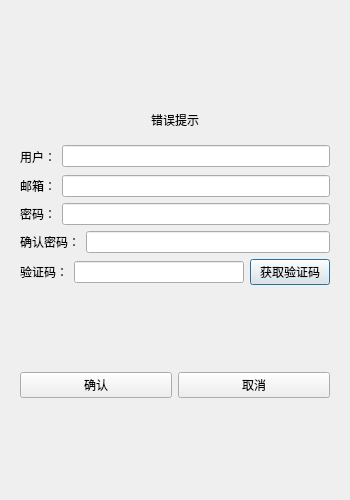
<?xml version="1.0" encoding="UTF-8"?>
<ui version="4.0">
 <class>regstDialog</class>
 <widget class="QDialog" name="regstDialog">
  <property name="geometry">
   <rect>
    <x>0</x>
    <y>0</y>
    <width>350</width>
    <height>500</height>
   </rect>
  </property>
  <property name="minimumSize">
   <size>
    <width>350</width>
    <height>500</height>
   </size>
  </property>
  <property name="maximumSize">
   <size>
    <width>350</width>
    <height>500</height>
   </size>
  </property>
  <property name="windowTitle">
   <string>Dialog</string>
  </property>
  <layout class="QVBoxLayout" name="verticalLayout_2">
   <item>
    <layout class="QVBoxLayout" name="verticalLayout">
     <item>
      <widget class="QStackedWidget" name="stackedWidget">
       <widget class="QWidget" name="page">
        <layout class="QVBoxLayout" name="verticalLayout_3">
         <item>
          <spacer name="verticalSpacer">
           <property name="orientation">
            <enum>Qt::Vertical</enum>
           </property>
           <property name="sizeHint" stdset="0">
            <size>
             <width>20</width>
             <height>40</height>
            </size>
           </property>
          </spacer>
         </item>
         <item>
          <widget class="QWidget" name="widget" native="true">
           <layout class="QVBoxLayout" name="verticalLayout_4">
            <item>
             <widget class="QLabel" name="err_tip">
              <property name="maximumSize">
               <size>
                <width>350</width>
                <height>16777215</height>
               </size>
              </property>
              <property name="text">
               <string>错误提示</string>
              </property>
              <property name="alignment">
               <set>Qt::AlignCenter</set>
              </property>
             </widget>
            </item>
           </layout>
          </widget>
         </item>
         <item>
          <layout class="QHBoxLayout" name="horizontalLayout">
           <item>
            <widget class="QLabel" name="user_label">
             <property name="minimumSize">
              <size>
               <width>24</width>
               <height>25</height>
              </size>
             </property>
             <property name="maximumSize">
              <size>
               <width>40</width>
               <height>25</height>
              </size>
             </property>
             <property name="text">
              <string>用户：</string>
             </property>
            </widget>
           </item>
           <item>
            <widget class="QLineEdit" name="user_edit"/>
           </item>
          </layout>
         </item>
         <item>
          <layout class="QHBoxLayout" name="horizontalLayout_2">
           <item>
            <widget class="QLabel" name="email_label">
             <property name="maximumSize">
              <size>
               <width>40</width>
               <height>25</height>
              </size>
             </property>
             <property name="text">
              <string>邮箱：</string>
             </property>
            </widget>
           </item>
           <item>
            <widget class="QLineEdit" name="email_lineEdit"/>
           </item>
          </layout>
         </item>
         <item>
          <layout class="QHBoxLayout" name="horizontalLayout_3">
           <item>
            <widget class="QLabel" name="pass_label">
             <property name="maximumSize">
              <size>
               <width>40</width>
               <height>25</height>
              </size>
             </property>
             <property name="text">
              <string>密码：</string>
             </property>
            </widget>
           </item>
           <item>
            <widget class="QLineEdit" name="pass_lineEdit"/>
           </item>
          </layout>
         </item>
         <item>
          <layout class="QHBoxLayout" name="horizontalLayout_4">
           <item>
            <widget class="QLabel" name="confim_label">
             <property name="maximumSize">
              <size>
               <width>16777215</width>
               <height>25</height>
              </size>
             </property>
             <property name="text">
              <string>确认密码：</string>
             </property>
            </widget>
           </item>
           <item>
            <widget class="QLineEdit" name="confim_Edit"/>
           </item>
          </layout>
         </item>
         <item>
          <layout class="QHBoxLayout" name="horizontalLayout_5">
           <item>
            <widget class="QLabel" name="vairfy_label">
             <property name="maximumSize">
              <size>
               <width>16777215</width>
               <height>26</height>
              </size>
             </property>
             <property name="text">
              <string>验证码：</string>
             </property>
            </widget>
           </item>
           <item>
            <widget class="QLineEdit" name="vairfy_edit"/>
           </item>
           <item>
            <widget class="QPushButton" name="getcode_pbt">
             <property name="text">
              <string>获取验证码</string>
             </property>
            </widget>
           </item>
          </layout>
         </item>
         <item>
          <spacer name="verticalSpacer_3">
           <property name="orientation">
            <enum>Qt::Vertical</enum>
           </property>
           <property name="sizeHint" stdset="0">
            <size>
             <width>20</width>
             <height>40</height>
            </size>
           </property>
          </spacer>
         </item>
         <item>
          <layout class="QHBoxLayout" name="horizontalLayout_6">
           <item>
            <widget class="QPushButton" name="confirm">
             <property name="text">
              <string>确认</string>
             </property>
            </widget>
           </item>
           <item>
            <widget class="QPushButton" name="cancel">
             <property name="text">
              <string>取消</string>
             </property>
            </widget>
           </item>
          </layout>
         </item>
         <item>
          <spacer name="verticalSpacer_2">
           <property name="orientation">
            <enum>Qt::Vertical</enum>
           </property>
           <property name="sizeHint" stdset="0">
            <size>
             <width>20</width>
             <height>40</height>
            </size>
           </property>
          </spacer>
         </item>
        </layout>
       </widget>
       <widget class="QWidget" name="page_2"/>
      </widget>
     </item>
    </layout>
   </item>
  </layout>
 </widget>
 <resources/>
 <connections/>
</ui>
